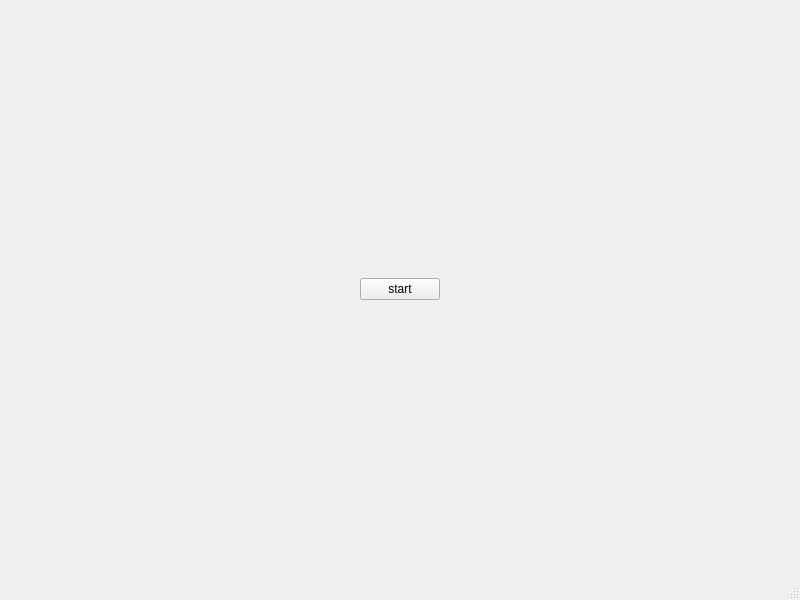
<?xml version="1.0" encoding="UTF-8"?>
<ui version="4.0">
 <class>MainWindow</class>
 <widget class="QMainWindow" name="MainWindow">
  <property name="geometry">
   <rect>
    <x>0</x>
    <y>0</y>
    <width>800</width>
    <height>600</height>
   </rect>
  </property>
  <property name="windowTitle">
   <string>MainWindow</string>
  </property>
  <widget class="QWidget" name="centralwidget">
   <layout class="QVBoxLayout" name="verticalLayout">
    <item alignment="Qt::AlignHCenter|Qt::AlignVCenter">
     <widget class="QPushButton" name="pushButton">
      <property name="text">
       <string>start</string>
      </property>
     </widget>
    </item>
   </layout>
  </widget>
  <widget class="QMenuBar" name="menubar">
   <property name="geometry">
    <rect>
     <x>0</x>
     <y>0</y>
     <width>800</width>
     <height>25</height>
    </rect>
   </property>
  </widget>
  <widget class="QStatusBar" name="statusbar"/>
 </widget>
 <resources/>
 <connections/>
</ui>
